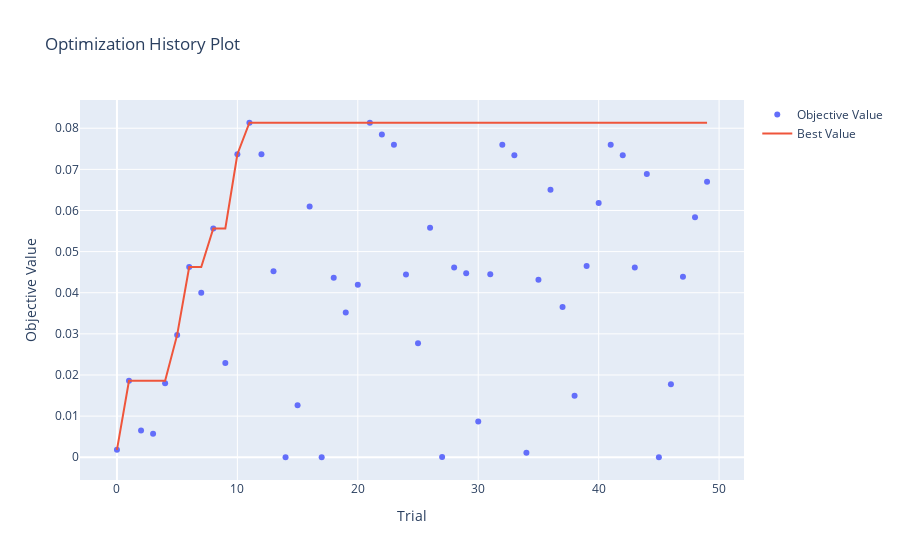

The notebook cell this image was saved under:
### Code cell
print(study_canny.best_params)
optuna.visualization.plot_optimization_history(study_canny)
